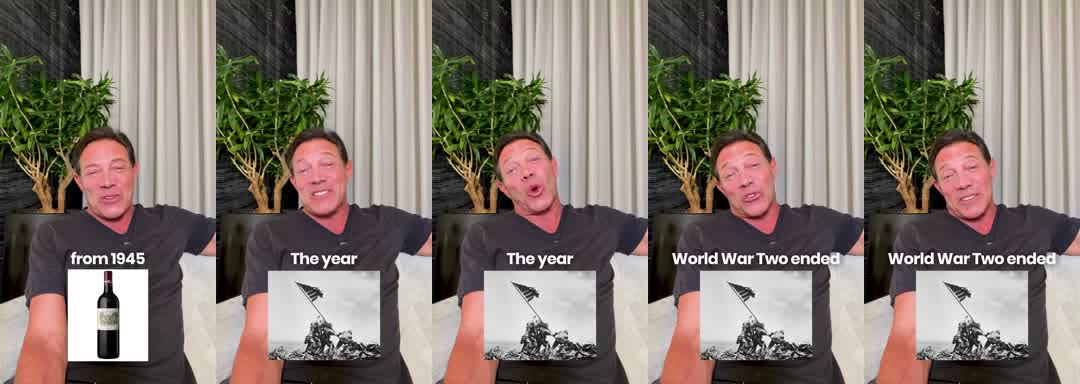
#> input picture .claude/skills/lobo-de-wall-street-editing/library/insert_image/v01_s04.jpg, 1080 x 384 px
$ python -i prep_images.py   (imports and definitions only)
#> lines starting #> are read from the running program, lines starting #| are printed output that depends on the picture; after the words box and inside, x2 and y2 are one past the last pixel; in counts of white or black regions, pixels touching at a corner belong together
### .claude/skills/skylight/scripts/common.py
"""Shared helpers for Skylight. macOS and Windows: no shell, explicit utf-8, ffmpeg found wherever it is."""
import glob, json, os, shutil, subprocess, sys

SK = os.path.dirname(os.path.dirname(os.path.abspath(__file__)))
W, H = 1080, 1920          # the reel, 9:16 (study: the style is vertical by nature)
FPS = 30


def _find(name):
#> further down, picture is the input picture: PIL image 1080x384 RGB; mean R, G, B 132.8, 122.2, 113.7
    exe = name + ('.exe' if os.name == 'nt' else '')
    env = os.environ.get('PC_' + name.upper())
    if env and os.path.exists(env):
        return env
    p = shutil.which(name)
    if p:
        return p
    home = os.path.expanduser('~')
    cands = ['/opt/homebrew/bin/' + exe, '/usr/local/bin/' + exe, os.path.join(home, '.local', 'bin', exe),
             r'C:\ffmpeg\bin\\' + exe, os.path.join(home, 'scoop', 'shims', exe),
             os.path.join(os.environ.get('LOCALAPPDATA', home), 'Microsoft', 'WinGet', 'Links', exe)]
    for c in cands:
        for g in sorted(glob.glob(c)):
            if os.path.isfile(g):
                return g
    sys.exit(f'{name} not found. Install it (Mac: brew install ffmpeg, Windows: winget install Gyan.FFmpeg) or set PC_{name.upper()}.')


FFMPEG = _find('ffmpeg')
FFPROBE = _find('ffprobe')


# [15 lines left out: functions ff, probe, not called in this run]


def rj(path):
    with open(path, encoding='utf-8') as f:
        return json.load(f)


# [73 lines left out: functions wj, wt, transcribe, face_detector, faces, frames, not called in this run]


def tc(t):
    m, s = divmod(max(0.0, t), 60)
    return f'{int(m):02d}:{s:04.1f}'

### .claude/skills/skylight/scripts/prep_images.py
"""Turn the picked downloads into scene assets: full-frame 9:16 B-roll, cut-outs and logos.

python -X utf8 -I prep_images.py <video dir> <name>=<source>:<how>[:<x>,<y>] ...

<source> is a download id (waymo_1, from work/dl/credits.json: the bigger original is fetched) or a file path.
For white / glass / logo / person, a 4-number last part crops first: name=guitar_1:white:0,0,0.34,1 (left, top, right, bottom, 0-1).
<how>:  cover   full-frame 1080x1920 B-roll, cropped around <x>,<y> (0-1, default 0.5,0.5)
        bw      the same in black and white
        white   an object on a plain light background -> transparent PNG (flood fill from the edges)
        glass   the same, and the white seen through glass inside it turns clear (hourglasses, bottles, jars)
        person  a person -> transparent PNG (npx hyperframes remove-background, local u2net, free)
        logo    keep the alpha, trim the edges
Writes scenes/assets/img/<name>.jpg|png. Run with -I: downloads are untrusted files, this only decodes them."""
import json, os, re, shutil, subprocess, sys, urllib.request
import numpy as np
from PIL import Image, ImageEnhance, ImageFilter, ImageOps
sys.path.insert(0, os.path.dirname(os.path.abspath(__file__)))
from common import FFMPEG

UA = 'PremiumClips/1.0 (personal video editing; local script)'


# [35 lines left out: functions bigger, find, cover, not called in this run]


def white_cut(im, tol=26, glass=False):
    """Object on a plain light background: flood the background from the edges, feather it, trim."""
#> called with tol = 26, glass = False
    import cv2
    a = np.asarray(im.convert('RGB'))
    h, w = a.shape[:2]
#> h = 384; w = 1080
    mask = np.zeros((h + 2, w + 2), np.uint8)
    flood = a.copy()
    for (x, y) in [(0, 0), (w - 1, 0), (0, h - 1), (w - 1, h - 1), (w // 2, 0), (w // 2, h - 1), (0, h // 2), (w - 1, h // 2)]:
        cv2.floodFill(flood, mask, (x, y), (255, 0, 255), (tol, tol, tol), (tol, tol, tol), cv2.FLOODFILL_FIXED_RANGE | 8)
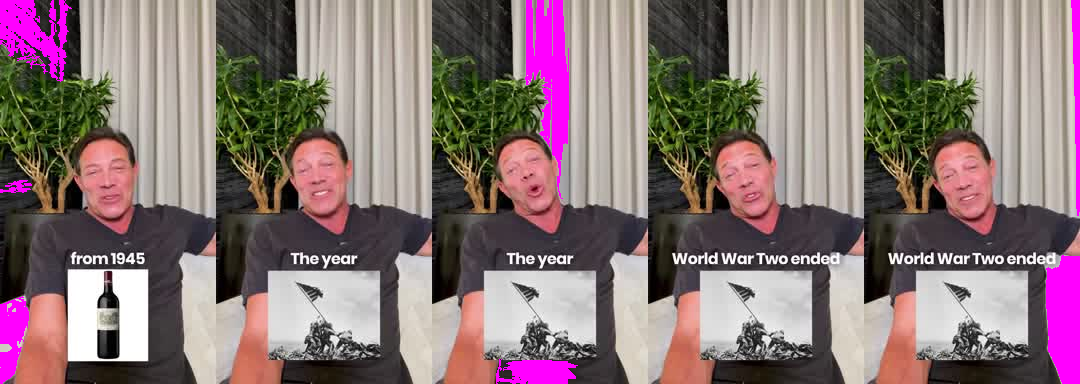
#> flood: shape (384, 1080, 3); 3.85% of pixels changed, all inside (x1, y1, x2, y2) = (0, 0, 1080, 384)
    bg = mask[1:-1, 1:-1] > 0
    alpha = (~bg).astype(np.uint8) * 255
    alpha = cv2.morphologyEx(alpha, cv2.MORPH_OPEN, np.ones((5, 5), np.uint8))
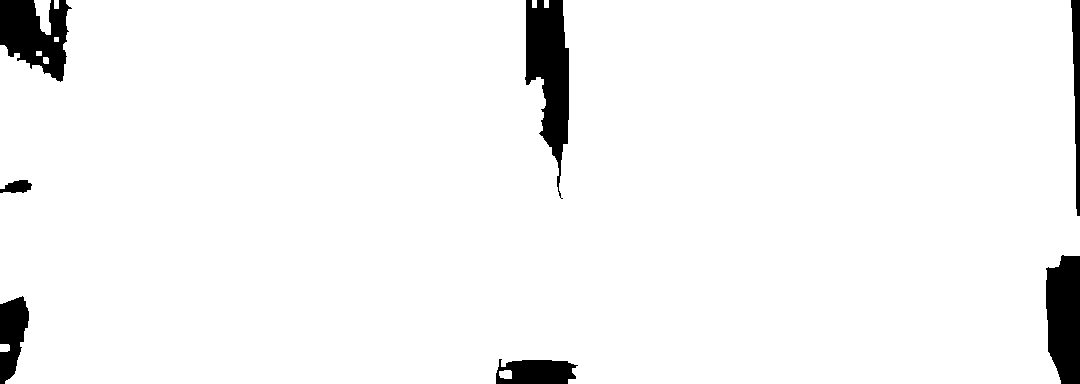
#> alpha: shape (384, 1080); 95.8% white; 7 black regions, largest, box (x1, y1, x2, y2) and area: (525, 0, 569, 199) 4988, (1046, 255, 1080, 384) 3788, (0, 0, 72, 82) 3717
    # keep only the biggest piece: floor shadows and specks go
    n, lab, stats, _ = cv2.connectedComponentsWithStats((alpha > 127).astype(np.uint8))
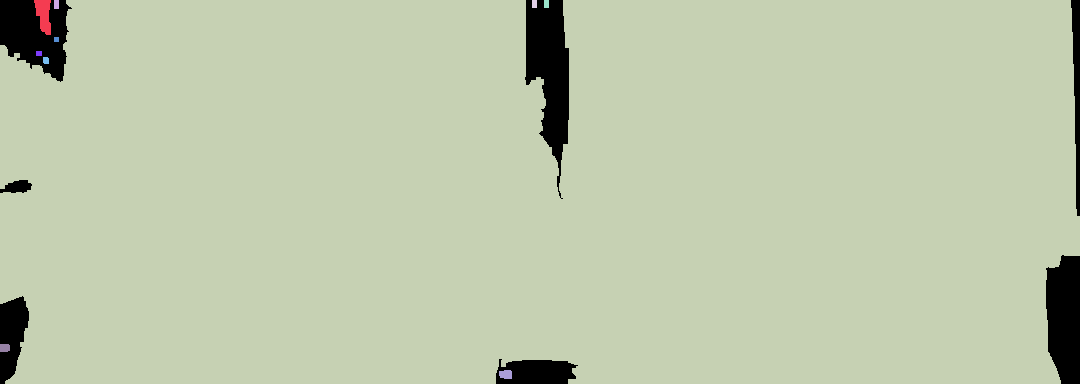
#> lab: shape (384, 1080) int32; 11 distinct labels, from 0 to 10; one colour per label, 0 black
#> n = 11; stats = [[0, 0, 1080, 384, 17307], [34, 0, 17, 35, 408], [54, 0, 5, 9, 45], [0, 0, 1080, 384, 396604], [532, 0, 5, 8, 40], [544, 0, 5, 8, 40], [54, 37, 5, 5, 25], [36, 51, 6, 5, 30], [43, 57, 6, 7, 40], [0, 344, 10, 8, 77], [499, 370, 13, 9, 104]]
    if n > 2:
        keep = 1 + int(np.argmax(stats[1:, cv2.CC_STAT_AREA]))
#> keep = 3
        alpha = np.where(lab == keep, alpha, 0).astype(np.uint8)
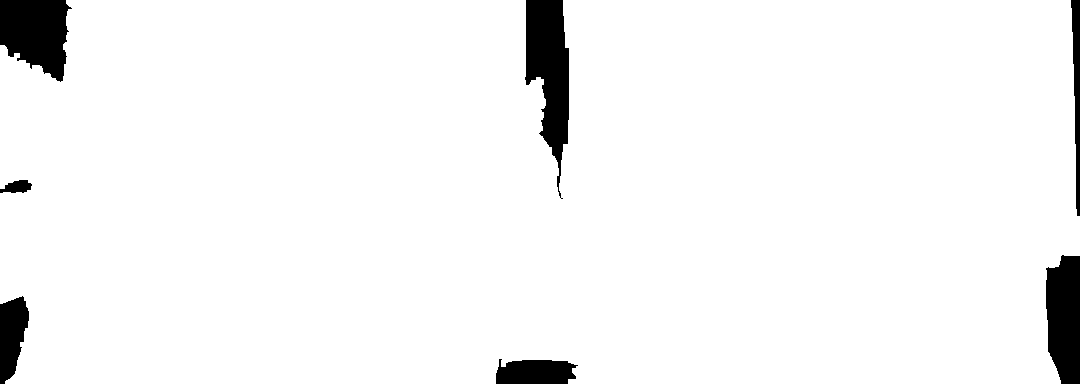
#> alpha: shape (384, 1080); 95.6% white; 7 black regions, largest, box (x1, y1, x2, y2) and area: (525, 0, 569, 199) 5068, (0, 0, 72, 82) 4265, (1046, 255, 1080, 384) 3788
    alpha = cv2.GaussianBlur(alpha, (5, 5), 0)
    if glass:
        # see-through glass: near-white boxed in by the object (the background seen through glass) goes almost clear,
        # so the scene shows through (the hourglass on the white paper, 2026-11-23)
        mx, mn = a.max(axis=2).astype(np.int16), a.min(axis=2).astype(np.int16)
        clear = (mn > 222) & ((mx - mn) < 22)
        soft = cv2.GaussianBlur(clear.astype(np.float32), (7, 7), 0)
        alpha = (alpha.astype(np.float32) * (1 - 0.88 * soft)).astype(np.uint8)
    out = Image.fromarray(np.dstack([a, alpha]))
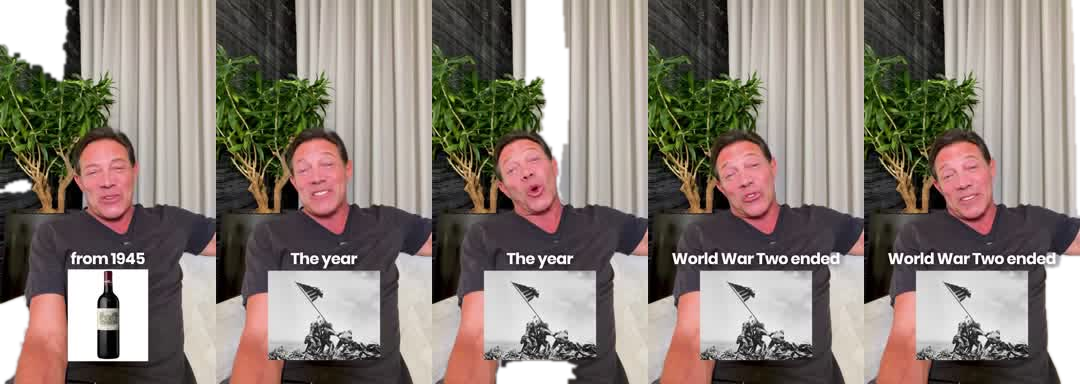
#> out: PIL image 1080x384 RGBA; mean R, G, B, A 132.8, 122.2, 113.7, 243.9; transparent parts drawn white
    return out.crop(out.getbbox())


# [50 lines left out: function main, not called in this run]


# [2 lines not run here, left out]

>>> from PIL import Image
>>> picture = Image.open('../../lobo-de-wall-street-editing/library/insert_image/v01_s04.jpg')
>>> result = white_cut(picture)
